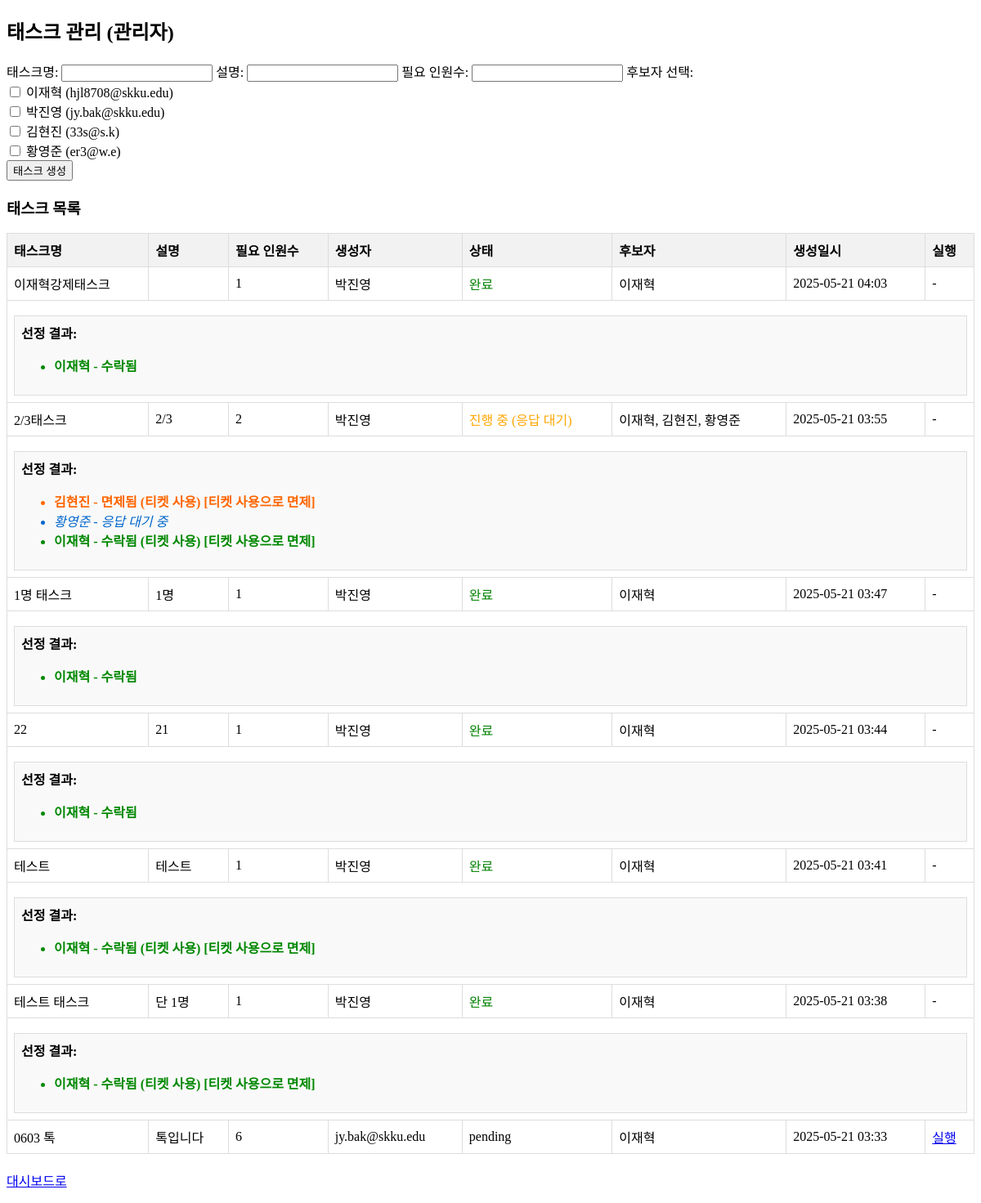
/task/manage (signed in), run on the app's committed database.
### models.py (models this page shows, shortened)
class User(UserMixin, db.Model):
    id = db.Column(db.Integer, primary_key=True)
    email = db.Column(db.String(120), unique=True, nullable=False)
    password = db.Column(db.String(200), nullable=False)
    name = db.Column(db.String(50), nullable=False)
    role = db.Column(db.String(20), nullable=False, default='user')  # 'admin' 또는 'user'
    created_at = db.Column(db.DateTime, server_default=db.func.now())

class Task(db.Model):
    id = db.Column(db.Integer, primary_key=True)
    title = db.Column(db.String(100), nullable=False)
    description = db.Column(db.String(200))
    created_by = db.Column(db.String(120), nullable=False)  # 이메일 또는 이름
    required_count = db.Column(db.Integer, nullable=False)
    created_at = db.Column(db.DateTime, server_default=db.func.now())
    status = db.Column(db.String(20), default='pending')  # pending, completed

class TaskCandidate(db.Model):
    id = db.Column(db.Integer, primary_key=True)
    task_id = db.Column(db.Integer, db.ForeignKey('task.id'), nullable=False)
    user_id = db.Column(db.Integer, db.ForeignKey('user.id'), nullable=False)
    task = db.relationship('Task', backref=db.backref('candidates', lazy=True))
    user = db.relationship('User', backref=db.backref('task_candidates', lazy=True))

class TaskAssignment(db.Model):
    id = db.Column(db.Integer, primary_key=True)
    task_id = db.Column(db.Integer, db.ForeignKey('task.id'), nullable=False)
    user_id = db.Column(db.Integer, db.ForeignKey('user.id'), nullable=False)
    status = db.Column(db.String(20), nullable=False)  # selected, exempted
    ticket_used = db.Column(db.Boolean, default=False)
    reason = db.Column(db.String(200))
    assigned_at = db.Column(db.DateTime, server_default=db.func.now())
    task = db.relationship('Task', backref=db.backref('assignments', lazy=True))
    user = db.relationship('User', backref=db.backref('task_assignments', lazy=True))

### app.py (the view, shortened to what this page needs)
@app.route('/task/manage', methods=['GET', 'POST'])
@login_required
def task_manage():
    if current_user.role != 'admin':
        flash('접근 권한이 없습니다.')
        return redirect(url_for('dashboard'))
    users = User.query.all()
    tasks = Task.query.order_by(Task.created_at.desc()).all()
    task_results = {}
    task_statuses = {}  # 실제 진행 상태 정보
    needs_reselection = {}  # 추가 선정 필요 여부
    for task in tasks:
        if task.status == 'completed':
            assignments = TaskAssignment.query.filter_by(task_id=task.id).all()
            selected_users = []
            pending_responses = 0  # 응답 대기 중인 사용자 수
            for assignment in assignments:
                user = User.query.get(assignment.user_id)
                if user:
                    if assignment.status == 'selected':
                        status = '응답 대기 중'
                        pending_responses += 1
                    elif assignment.status == 'accepted':
                        status = '수락됨'
                    else:  # exempted
                        status = '면제됨'
                    selected_users.append({
                        'name': user.name,
                        'status': status,
                        'ticket_used': assignment.ticket_used,
                        'reason': assignment.reason
                    })
            task_results[task.id] = selected_users
            active_assignments = TaskAssignment.query.filter(
                TaskAssignment.task_id == task.id,
                TaskAssignment.status.in_(['selected', 'accepted'])
            ).count()
            if pending_responses > 0:
                task_statuses[task.id] = "진행 중 (응답 대기)"
            additional_needed = task.required_count - active_assignments
            if additional_needed > 0:
                needs_reselection[task.id] = True
                task_statuses[task.id] = f"추가 선정 필요 ({additional_needed}명)"
            elif not pending_responses:
                task_statuses[task.id] = "완료"
    return render_template('task_manage.html', users=users, tasks=tasks,
                           task_results=task_results, task_statuses=task_statuses,
                           needs_reselection=needs_reselection)

### app.py (called while the page is built)
@login_manager.user_loader
def load_user(user_id):
    return User.query.get(int(user_id))

### templates/task_manage.html (shortened to what this page needs)
<!DOCTYPE html>
<html lang="ko">
<head>
</head>
<body>
    <h2>태스크 관리 (관리자)</h2>
    <form method="POST">
        <label for="title">태스크명:</label>
        <input type="text" name="title" id="title" required>
        <label for="description">설명:</label>
        <input type="text" name="description" id="description">
        <label for="required_count">필요 인원수:</label>
        <input type="number" name="required_count" id="required_count" min="1" required>
        <label>후보자 선택:</label><br>
        {% for user in users %}
            <input type="checkbox" name="candidates" value="{{ user.id }}"> {{ user.name }} ({{ user.email }})<br>
        {% endfor %}
        <button type="submit">태스크 생성</button>
    </form>
    <h3>태스크 목록</h3>
    <table>
        <tr>
            <th>태스크명</th><th>설명</th><th>필요 인원수</th><th>생성자</th><th>상태</th><th>후보자</th><th>생성일시</th><th>실행</th>
        </tr>
        {% for task in tasks %}
        <tr>
            <td>{{ task.title }}</td>
            <td>{{ task.description }}</td>
            <td>{{ task.required_count }}</td>
            <td>{{ task.created_by }}</td>
            <td>
                {% if task.status == 'completed' and task.id in task_statuses %}
                    <span style="color: {% if task_statuses[task.id] == '완료' %}green{% elif '추가 선정 필요' in task_statuses[task.id] %}red{% else %}orange{% endif %};">
                        {{ task_statuses[task.id] }}
                    </span>
                {% else %}
                    {{ task.status }}
                {% endif %}
            </td>
            <td>
                {% for c in task.candidates %}
                    {{ c.user.name }}{% if not loop.last %}, {% endif %}
                {% endfor %}
            </td>
            <td>{{ task.created_at.strftime('%Y-%m-%d %H:%M') }}</td>
            <td>
                {% if task.status == 'pending' %}
                    <a href="/task/execute/{{ task.id }}">실행</a>
                {% elif task.id in needs_reselection %}
                    <a href="/task/execute/{{ task.id }}">추가 선정</a>
                {% else %}
                    -
                {% endif %}
            </td>
        </tr>
        {% if task.status == 'completed' and task.id in task_results %}
        <tr>
            <td colspan="8">
                <div class="selected-users">
                    <strong>선정 결과:</strong>
                    <ul>
                        {% for user in task_results[task.id] %}
                            <li class="{% if user.status == '면제됨' %}exempted{% elif user.status == '응답 대기 중' %}pending{% elif user.status == '수락됨' %}accepted{% endif %}">
                                {{ user.name }} - {{ user.status }}
                                {% if user.ticket_used %}
                                    (티켓 사용)
                                {% endif %}
                                {% if user.reason %}
                                    [{{ user.reason }}]
                                {% endif %}
                            </li>
                        {% endfor %}
                    </ul>
                </div>
            </td>
        </tr>
        {% endif %}
        {% endfor %}
    </table>
    <p><a href="/dashboard">대시보드로</a></p>
</body>
</html>

### templates/task_manage.html (style rules this page uses)
table { width: 100%; border-collapse: collapse; margin-bottom: 20px; }
th, td { padding: 8px; text-align: left; border: 1px solid #ddd; }
th { background-color: #f2f2f2; }
.selected-users { margin-top: 10px; padding: 8px; background-color: #f9f9f9; border: 1px solid #ddd; }
.exempted { color: #ff6600; font-weight: bold; }
.pending { color: #0066cc; font-style: italic; }
.accepted { color: #008800; font-weight: bold; }

### data on the page
User: name "이재혁", email "hjl8708@skku.edu", status "수락됨", name "이재혁" "이재혁" "이재혁"
User: name "박진영", email "jy.bak@skku.edu"
User: name "김현진", email "33s@s.k", name "김현진"
User: name "황영준", email "er3@w.e", status "응답 대기 중"
Task: title "이재혁강제태스크", required_count "1", created_by "박진영", task_statuses "완료", created_at "2025-05-21 04:03"
TaskCandidate: user.name "이재혁"
Task: title "2/3태스크", description "2/3", required_count "2", created_by "박진영", task_statuses "진행 중 (응답 대기)", created_at "2025-05-21 03:55", status "면제됨" "수락됨"
TaskCandidate: user.name "이재혁"
TaskCandidate: user.name "김현진"
TaskCandidate: user.name "황영준"
TaskAssignment: reason "티켓 사용으로 면제"
TaskAssignment: reason "티켓 사용으로 면제"
Task: title "1명 태스크", description "1명", required_count "1", created_by "박진영", task_statuses "완료", created_at "2025-05-21 03:47"
TaskCandidate: user.name "이재혁"
Task: title "22", description "21", required_count "1", created_by "박진영", task_statuses "완료", created_at "2025-05-21 03:44"
TaskCandidate: user.name "이재혁"
Task: title "테스트", description "테스트", required_count "1", created_by "박진영", task_statuses "완료", created_at "2025-05-21 03:41", status "수락됨"
TaskCandidate: user.name "이재혁"
TaskAssignment: reason "티켓 사용으로 면제"
Task: title "테스트 태스크", description "단 1명", required_count "1", created_by "박진영", task_statuses "완료", created_at "2025-05-21 03:38", status "수락됨"
TaskCandidate: user.name "이재혁"
TaskAssignment: reason "티켓 사용으로 면제"
Task: title "0603 톡", description "톡입니다", required_count "6", created_by "jy.bak@skku.edu", status "pending", created_at "2025-05-21 03:33"
TaskCandidate: user.name "이재혁"
